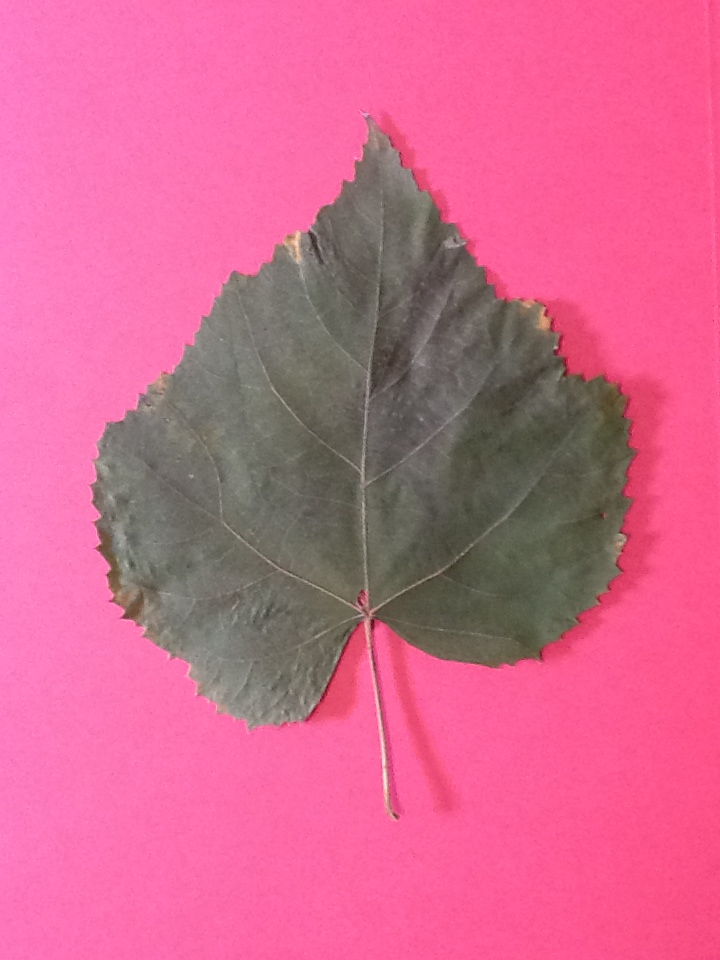
#> input picture Data/RGB/leaf_10.JPG, 720 x 960 px, found by its file name; its folder holds only this picture in this run
$ python main.py
#> lines starting #> are read from the running program, lines starting #| are printed output that depends on the picture; after the words box and inside, x2 and y2 are one past the last pixel; in counts of white or black regions, pixels touching at a corner belong together
### Code/module1/preprocess.py
""" module for preprocessing on raw image """

import cv2 as cv
import numpy as np

def prep(path, flag = False):
    """
    Input : path to image file
    Returns : binary image
    """
#> called with path = '..\\Data\\RGB/leaf_10.JPG', flag = False

    img = cv.imread(path)
#> img is the input picture: shape (960, 720, 3); mean B, G, R 143.1, 103.4, 211.2

    hsv_img = cv.cvtColor(img, cv.COLOR_BGR2HSV)
#> hsv_img: shape (960, 720, 3); mean H, S, V 127.3, 118.2, 211.3

    #--- Converting to grayscale ---
    gray = cv.cvtColor(hsv_img, cv.COLOR_BGR2GRAY)
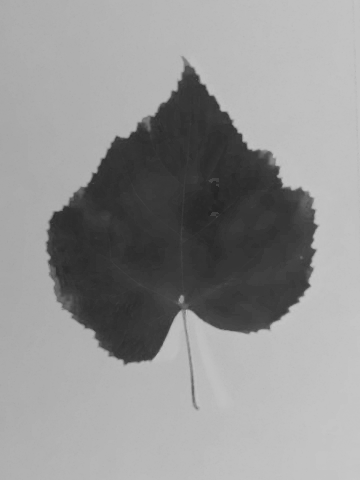
#> gray: shape (960, 720) (shown at 1/2 size); min 36, max 200, mean 147.1
    gray2 = cv.cvtColor(img, cv.COLOR_BGR2GRAY)
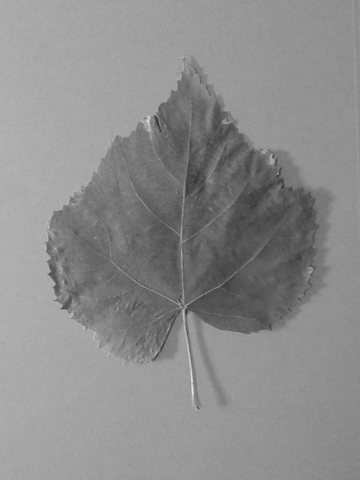
#> gray2: shape (960, 720) (shown at 1/2 size); min 28, max 237, mean 140.2

    #--- Converting to bianry ---
    blur = cv.GaussianBlur(gray, (5,5), 0)
    #canny = cv.Canny(blur, 50, 100)
    retval, binary = cv.threshold(blur, 0, 255, cv.THRESH_BINARY_INV+cv.THRESH_OTSU)
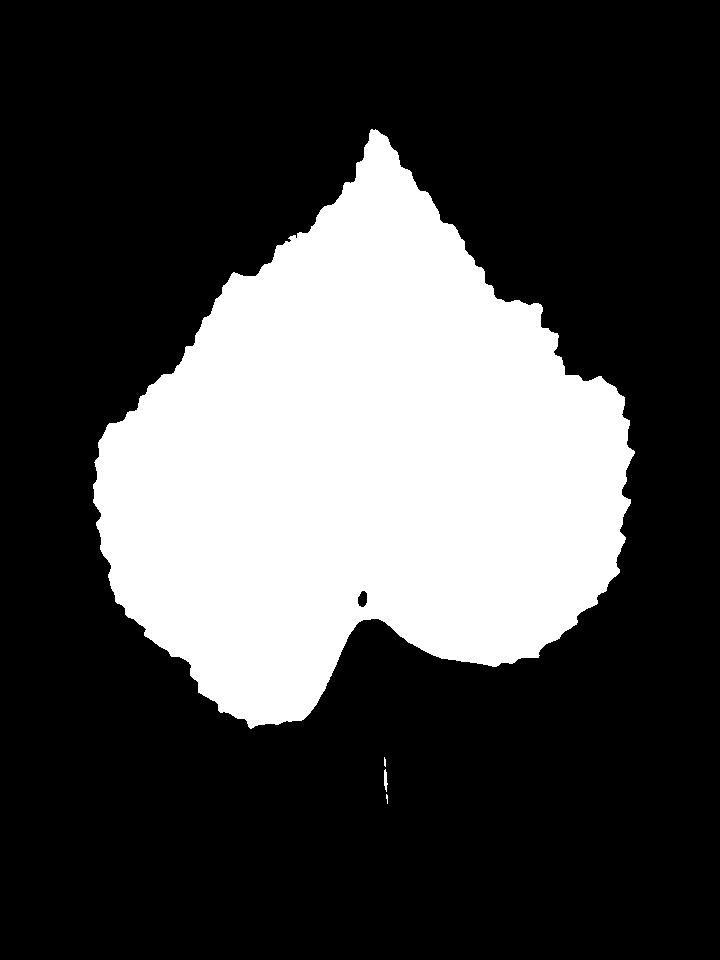
#> binary: shape (960, 720); 28.2% white; 4 white regions (2 under 20 px)
#> retval = 119

    #--- finding longest contour ---
    contours = cv.findContours(binary.copy(), cv.RETR_TREE, cv.CHAIN_APPROX_SIMPLE) [-2] # [-2] is offset used, otherwise drawContours doesn't recognise contour
#> contours = 5 contours, 2 with area under 20; largest, box (x1, y1, x2, y2) and area: (93, 129, 635, 729) 193816, (357, 590, 368, 608) 132, (384, 769, 388, 792) 36
    contour = max(contours, key = len) # Finding Contour with longest lenth
#> contour = contour of 953 points, box (x1, y1, x2, y2) (93, 129, 635, 729), area 193816

    # --- masking ---
    mask_bin = np.zeros(img.shape[:2], np.uint8) # Creating blank background with 0 intensity(dark) with resolution equal to source image
    cv.drawContours(mask_bin, [contour], 0, 255, -1) # the [] around contour and 3rd argument 0 means only the particular contour is drawn
#> mask_bin: shape (960, 720); 28.2% white; 1 white region, box (x1, y1, x2, y2) and area: (93, 129, 635, 729) 194721
    masked_gray = cv.bitwise_and(gray2, gray2, mask= mask_bin) # Removing background from grayscale image for texture extraction
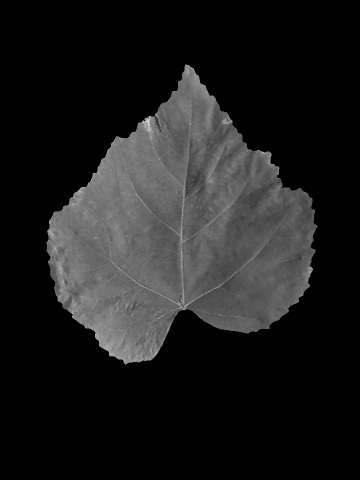
#> masked_gray: shape (960, 720) (shown at 1/2 size); min 0, max 228, mean 29.2

    #--- cropping binary image ---
    #print("Cropped mask after applying to binary image :")
    x, y, w, h = cv.boundingRect(contour)
#> x = 93; y = 129; w = 542; h = 600
    crop_bin = mask_bin[y-20:y+h+20, x-20:x+w+20]
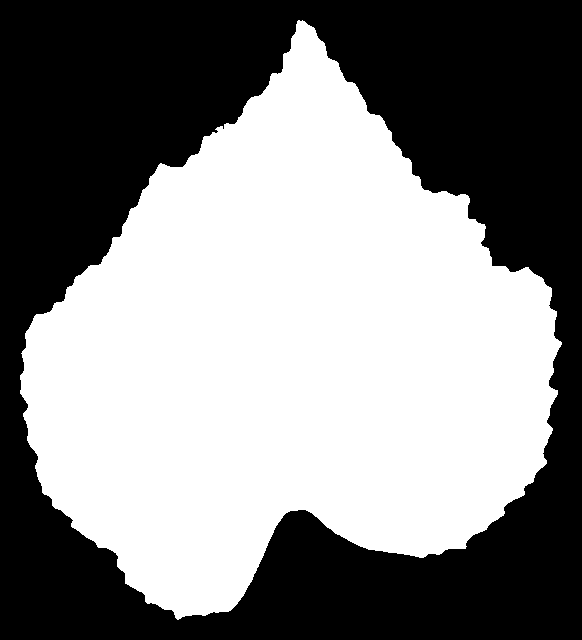
#> crop_bin: shape (640, 582); 52.3% white; 1 black region

    #--- cropping gray image ---
    #print("Cropped gray image after applying mask :")
    crop_gray = masked_gray[y-20:y+h+20, x-20:x+w+20]
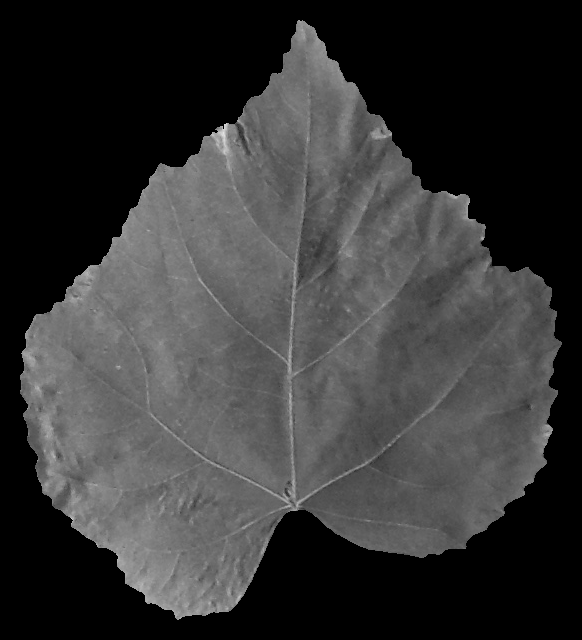
#> crop_gray: shape (640, 582); min 0, max 228, mean 54.2

    return crop_bin

### Code/module1/postprocess.py
"""post-processing on cropped binary-image"""
import cv2 as cv
import numpy as np
import scipy.ndimage as ndi

def get_contour(img):
    """returns the coords of the longest contour"""
    cnt = cv.findContours(img.copy(), cv.RETR_TREE, cv.CHAIN_APPROX_NONE) [-2]
    max_cnt = max(cnt, key = len).reshape(-1,2)
    return max_cnt

#--- Removing noise
def rem_noise(image):
    """ Returns noise free contour """
    struct = [[ 0., 0., 1., 1., 0., 0.],
              [ 0., 1., 1., 1., 1., 0.],
              [ 1., 1., 1., 1., 1., 1.],
              [ 1., 1., 1., 1., 1., 1.],
              [ 1., 1., 1., 1., 1., 1.],
              [ 0., 1., 1., 1., 1., 0.],
              [ 0., 0., 1., 1., 0., 0.]]

    erosion = get_contour(ndi.morphology.binary_erosion(image > 254, structure=struct).astype(image.dtype))
    closing = get_contour(ndi.morphology.binary_closing(image > 254, structure=struct).astype(image.dtype))
    opening = get_contour(ndi.morphology.binary_opening(image > 254, structure=struct).astype(image.dtype))
    dilation = get_contour(ndi.morphology.binary_dilation(image > 254, structure=struct).astype(image.dtype))

    return opening

def postp(img, flag = False):
    mask = np.zeros(img.shape[:2], np.uint8)
    noise_free_cnt = rem_noise(img)
#> in get_contour, `cnt = cv.findContours(img.copy(), cv.RETR_TREE, cv.CHAIN_APPROX_NONE) ..`: cnt = 1 contour; box (x1, y1, x2, y2) and area: (23, 24, 559, 617) 188404
#> in get_contour, `max_cnt = max(cnt, key = len).reshape(-1,2)`: max_cnt = 1749 pairs, first value 23 to 558, second value 24 to 616
#> in rem_noise, `erosion = get_contour(ndi.morphology.binary_erosion(image > 254, struc..`: erosion has the same summary as max_cnt in get_contour
#> in get_contour (call 2), `cnt = cv.findContours(img.copy(), cv.RETR_TREE, cv.CHAIN_APPROX_NONE) ..`: cnt = 1 contour; box (x1, y1, x2, y2) and area: (20, 20, 562, 620) 193889
#> in rem_noise, `closing = get_contour(ndi.morphology.binary_closing(image > 254, struc..`: closing = 1774 pairs, first value 20 to 561, second value 20 to 619
#> in get_contour (call 3), `cnt = cv.findContours(img.copy(), cv.RETR_TREE, cv.CHAIN_APPROX_NONE) ..`: cnt = 1 contour; box (x1, y1, x2, y2) and area: (20, 21, 561, 620) 193758
#> in rem_noise, `opening = get_contour(ndi.morphology.binary_opening(image > 254, struc..`: opening = 1763 pairs, first value 20 to 560, second value 21 to 619
#> in get_contour (call 4), `cnt = cv.findContours(img.copy(), cv.RETR_TREE, cv.CHAIN_APPROX_NONE) ..`: cnt = 1 contour; box (x1, y1, x2, y2) and area: (17, 17, 564, 623) 199305
#> in rem_noise, `dilation = get_contour(ndi.morphology.binary_dilation(image > 254, str..`: dilation = 1788 pairs, first value 17 to 563, second value 17 to 622
#> noise_free_cnt has the same summary as opening in rem_noise
    cv.drawContours(mask, [noise_free_cnt], 0, 255, -1)     #--- Applying noise free contour to mask
#> mask: shape (640, 582); 52.3% white; 1 black region, box (x1, y1, x2, y2) and area: (0, 0, 582, 640) 177840
    return mask

### Code/module2/shape.py
""" Generating feature vector for shape """

import numpy as np
import cv2 as cv
from math import sqrt
import scipy.ndimage as ndi
from scipy import interpolate
from shapely.geometry import LineString
from module1.postprocess import get_contour

def get_center(contour):
  """ Returns centroid coords calculated with cv moments """
  M = cv.moments(contour)
  cmx = int(M['m10']/M['m00'])
  cmy = int(M['m01']/M['m00'])
  return cmx, cmy

def shift_to_origin(contour):
  """ Takes coords and shifts to origin """
  cx, cy = get_center(contour)
  contour[::,0] -= cx # deamon X
  contour[::,1] -= cy # deamon Y
  return contour

def extract_shape(img):
  """
  Expects prepared image, returns leaf shape in img format.
  The strength of smoothing had to be dynamically set
  in order to get consistent results for different sizes.
  """
  size = int(np.count_nonzero(img)/1000)
  brush = int(5*size/size**0.75)
  return (ndi.gaussian_filter(img, sigma=brush, mode='nearest') > 200).astype(img.dtype)

# Principal axis intersection
def raw_moment(data, i_order, j_order):
  """ Calculating raw moments for covariance matrix"""
  nrows, ncols = data.shape
  y_indices, x_indicies = np.mgrid[:nrows, :ncols]
  return (data * x_indicies**i_order * y_indices**j_order).sum()

def moments_cov(data):
  """ Returns covariance matrix """
  data_sum = data.sum()
  m10 = raw_moment(data, 1, 0)
  m01 = raw_moment(data, 0, 1)
  x_centroid = m10 / data_sum
  y_centroid = m01 / data_sum
  u11 = (raw_moment(data, 1, 1) - x_centroid * m01) / data_sum
  u20 = (raw_moment(data, 2, 0) - x_centroid * m10) / data_sum
  u02 = (raw_moment(data, 0, 2) - y_centroid * m01) / data_sum
  cov = np.array([[u20, u11], [u11, u02]])
  return cov

def principal_axis(img):
  """
    Returns a major axis and a minor axis coords

    Parameters
    ----------
    img : ndarray
        any image array.

    Returns
    -------
    major : dictionary
        Use p1 and p2 as key values to access coords.
    minor : dictionary
        Use p1 and p2 as key values to access coords.

    """
  cov = moments_cov(img)
  evals, evecs = np.linalg.eig(cov)
  sort_indices = np.argsort(evals)[::-1]
  x_v1, y_v1 = evecs[:, sort_indices[0]]  # Eigenvector with largest eigenvalue
  x_v2, y_v2 = evecs[:, sort_indices[1]]

  scale = 150
  x1_red = x_v1*-scale*2; x2_red = x_v1*scale*2
  y1_red = y_v1*-scale*2; y2_red = y_v1*scale*2

  x1_blue = x_v2*-scale; x2_blue = x_v2*scale
  y1_blue = y_v2*-scale; y2_blue = y_v2*scale

  major = {'p1':[x1_red, y1_red], 'p2':[x2_red, y2_red]}
  minor = {'p1':[x1_blue, y1_blue], 'p2':[x2_blue, y2_blue]}

  return major, minor

def connect(ends):
    """argument ends is array [[x1,y1], [x2,y2]] """
    d0, d1 = np.abs(np.diff(ends, axis=0))[0]
    if d0 > d1:
        return np.c_[np.linspace(ends[0][0], ends[1][0], d0+1, dtype=np.int32),
                     np.round(np.linspace(ends[0][1], ends[1][1], d0+1))
                     .astype(np.int32)]
    else:
        return np.c_[np.round(np.linspace(ends[0][0], ends[1][0], d1+1))
                     .astype(np.int32),
                     np.linspace(ends[0][1], ends[1][1], d1+1, dtype=np.int32)]

def intersectp(paxis,contour):
  """ Takes axis endpoint coords and contour coords
      Returns : coords of intersecting points
  """
  axis_ends = np.array([paxis['p1'], paxis['p2']], dtype=np.int32)
  axis_line = connect(axis_ends)
  line1 = LineString(axis_line)
  line2 = LineString(contour)
  inter_sect = line1.intersection(line2)
  itr1 = [np.array(pp.coords, dtype=np.int32) for pp in inter_sect] # list of arrays with different sizes each array has coords of a geometric object eg point, linestring
  itr2 = np.hstack(ii.reshape(1, -1) for ii in itr1) # making single array of all coords [x1, y1, x2, y2, x3, y3, ...]
  itr3 = itr2.reshape(int(len(itr2[0])/2), 2) # making pairs [[x1 y1], [x2 y2], [x3 y3], ..... ]
  itr4 = np.unique(itr3, axis=0) # removing duplicate pairs
  return itr4

# [40 lines left out: functions shift_to_start_point, get_ccd, norm_ccd, interp_ccd, not called in this run]

def shape_vector(img, flag = False):
  smooth = extract_shape(img) # get shape of leaf
#> in extract_shape, `size = int(np.count_nonzero(img)/1000)`: size = 194
#> in extract_shape, `brush = int(5*size/size**0.75)`: brush = 18
#> in extract_shape, `return (ndi.gaussian_filter(img, sigma=brush, mode='nearest') > 200).a..`:
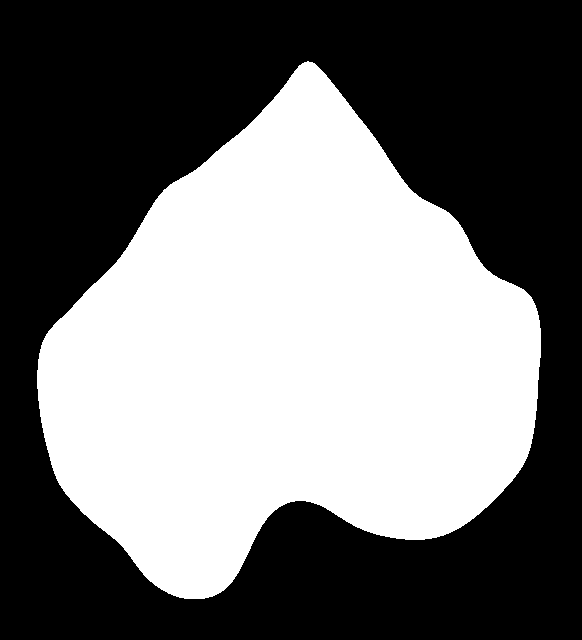
#> returned value: shape (640, 582); values 0 (black) and 1 (white), 45.2% white; 1 white region
  # 1 : get contour of shape
  shape = shift_to_origin(get_contour(smooth))
#> in get_contour (call 5), `cnt = cv.findContours(img.copy(), cv.RETR_TREE, cv.CHAIN_APPROX_NONE) ..`: cnt = 1 contour; box (x1, y1, x2, y2) and area: (37, 61, 541, 599) 167632
#> in get_center, `M = cv.moments(contour)`: M = moments, m00 167632, centre m10/m00, m01/m00 = (288, 355)
#> in get_center, `cmx = int(M['m10']/M['m00'])`: cmx = 287
#> in get_center, `cmy = int(M['m01']/M['m00'])`: cmy = 354
#> in shift_to_origin, `cx, cy = get_center(contour)`: cx = 287; cy = 354
#> shape = 1400 pairs, first value -250 to 253, second value -293 to 244
  # 2 : find starting point based on principal axis intersection with contour
  mjr, mnr = principal_axis(smooth)
#> in moments_cov, `data_sum = data.sum()`: data_sum = 168333
#> in moments_cov, `m10 = raw_moment(data, 1, 0)`: m10 = 48479246
#> in moments_cov, `m01 = raw_moment(data, 0, 1)`: m01 = 59757351
#> in moments_cov, `x_centroid = m10 / data_sum`: x_centroid = 288
#> in moments_cov, `y_centroid = m01 / data_sum`: y_centroid = 355
#> in moments_cov, `u11 = (raw_moment(data, 1, 1) - x_centroid * m01) / data_sum`: u11 = -1469.7
#> in moments_cov, `u20 = (raw_moment(data, 2, 0) - x_centroid * m10) / data_sum`: u20 = 15447.1
#> in moments_cov, `u02 = (raw_moment(data, 0, 2) - y_centroid * m01) / data_sum`: u02 = 13219.9
#> in moments_cov, `cov = np.array([[u20, u11], [u11, u02]])`: cov = [[15447.1, -1469.7], [-1469.7, 13219.9]]
#> in principal_axis, `evals, evecs = np.linalg.eig(cov)`: evals = [16177.4, 12489.6]; evecs = [[0.896, 0.445], [-0.445, 0.896]]
#> in principal_axis, `sort_indices = np.argsort(evals)[::-1]`: sort_indices = [0, 1]
#> in principal_axis, `x_v1, y_v1 = evecs[:, sort_indices[0]]`: x_v1 = 0.896; y_v1 = -0.445
#> in principal_axis, `x_v2, y_v2 = evecs[:, sort_indices[1]]`: x_v2 = 0.445; y_v2 = 0.896
#> in principal_axis, `x1_red = x_v1 * -scale * 2`: x1_red = -268.7
#> in principal_axis, `x2_red = x_v1 * scale * 2`: x2_red = 268.7
#> in principal_axis, `y1_red = y_v1 * -scale * 2`: y1_red = 133.5
#> in principal_axis, `y2_red = y_v1 * scale * 2`: y2_red = -133.5
#> in principal_axis, `x1_blue = x_v2 * -scale`: x1_blue = -66.75
#> in principal_axis, `x2_blue = x_v2 * scale`: x2_blue = 66.75
#> in principal_axis, `y1_blue = y_v2 * -scale`: y1_blue = -134.3
#> in principal_axis, `y2_blue = y_v2 * scale`: y2_blue = 134.3
#> in principal_axis, `major = {'p1':[x1_red, y1_red], 'p2':[x2_red, y2_red]}`: major = {'p1': [-268.7, 133.5], 'p2': [268.7, -133.5]}
#> in principal_axis, `minor = {'p1':[x1_blue, y1_blue], 'p2':[x2_blue, y2_blue]}`: minor = {'p1': [-66.75, -134.3], 'p2': [66.75, 134.3]}
#> mjr = {'p1': [-268.7, 133.5], 'p2': [268.7, -133.5]}; mnr = {'p1': [-66.75, -134.3], 'p2': [66.75, 134.3]}
  itr_coords = intersectp(mjr, shape)
#> in intersectp, `axis_ends = np.array([paxis['p1'], paxis['p2']], dtype=np.int32)`: axis_ends = [[-268, 133], [268, -133]]
#> in connect, `d0, d1 = np.abs(np.diff(ends, axis=0))[0]`: d0 = 536; d1 = 266
#> in intersectp, `axis_line = connect(axis_ends)`: axis_line = 537 pairs, first value -268 to 268, second value -133 to 133
  shape_rolled = shift_to_start_point(shape, itr_coords)
  # 3 : get the CCD signature
  cx, cy = get_center(shape_rolled)
  shape_sign = get_ccd(shape_rolled, cx, cy)
  norm_shape_sign = norm_ccd(shape_sign)
  interp_shape_sign = interp_ccd(norm_shape_sign)
  return interp_shape_sign

### Code/main.py
""" main method to execute all functions."""

import os
import numpy as np
import matplotlib.pyplot as plt
import cv2 as cv
import pandas
from module1 import preprocess, postprocess
from module2 import shape, margin

def save_image(path, img):
  if(cv.imwrite(path+'_bw.png', img)==True):
    print('Image written succesfully')
  else:
    print('Failed to write Image')

DATA_IN_PATH = "..\\Data\\RGB"
DATA_OUT_PATH = "..\\Extracted_data"
IMG_NAME_LIST = [f for dp, dn, filenames in os.walk(DATA_IN_PATH) for f in filenames if os.path.splitext(f)[1].lower() == '.jpg']

shape_vec, margin_vec = [], []
for IMG_NAME in IMG_NAME_LIST:
	IMG_PATH = os.path.join(DATA_IN_PATH, IMG_NAME)
	img = preprocess.prep(IMG_PATH)
	img = postprocess.postp(img)
	iname = os.path.splitext(IMG_NAME)[0]
	save_image(os.path.join(DATA_OUT_PATH, "images", iname), img)
#> (the run stopped early here; a loop or call above may not have finished)
